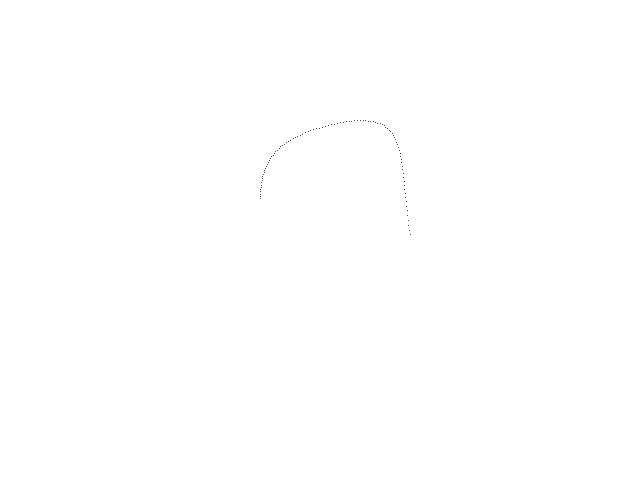
Frame 1 (no input)
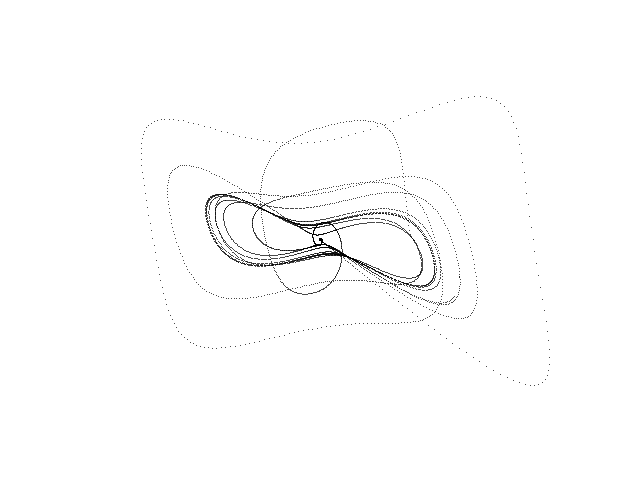
Frame 60 (the mouse pressed at the canvas centre just before this capture)
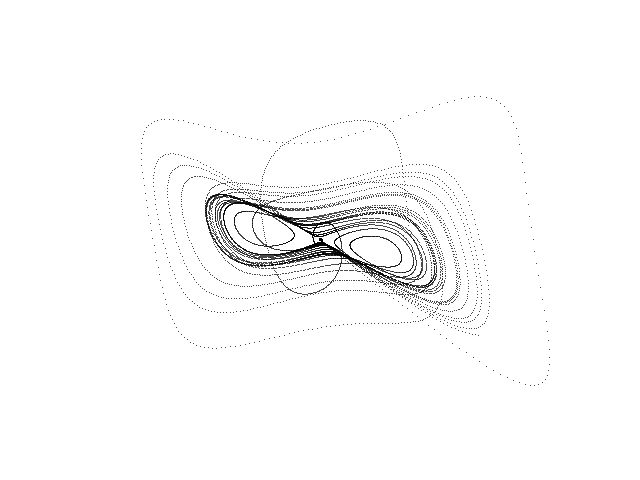
Frame 120 (the mouse held since frame 60 and released just before this capture)

The Processing sketch that drew these frames (run headless with seeded random() and noise(); from frame 60 on, the mouse is pressed at the canvas centre):

// Processing sketch: Newton_Leipnik
// ── Newton_Leipnik.pde
// Newton-Leipnik chaotic attractor //

  float x = 0.349;
  float y = 0.0;
  float z = -0.16;
  float dt = 0.02;
  float a = 0.4;
  float b = 0.175;


void setup() {
  
  size(640, 480);
  background(255);
  
}

void draw() {
  
  for (int i=0; i<100; i++) {
    
    float nx = x;
    float ny = y;
    float nz = z;
        
    x = nx + dt * (- a * nx + ny + 10.0 * ny * nz);
    y = ny + dt * (- nx - 0.4 * ny + 5.0 * nx * nz);
    z = nz + dt * (b * nz - 5.0 * nx * ny); 
  
    point(320 + (260 * x), 240 + (400 * y));
        
  }

}
